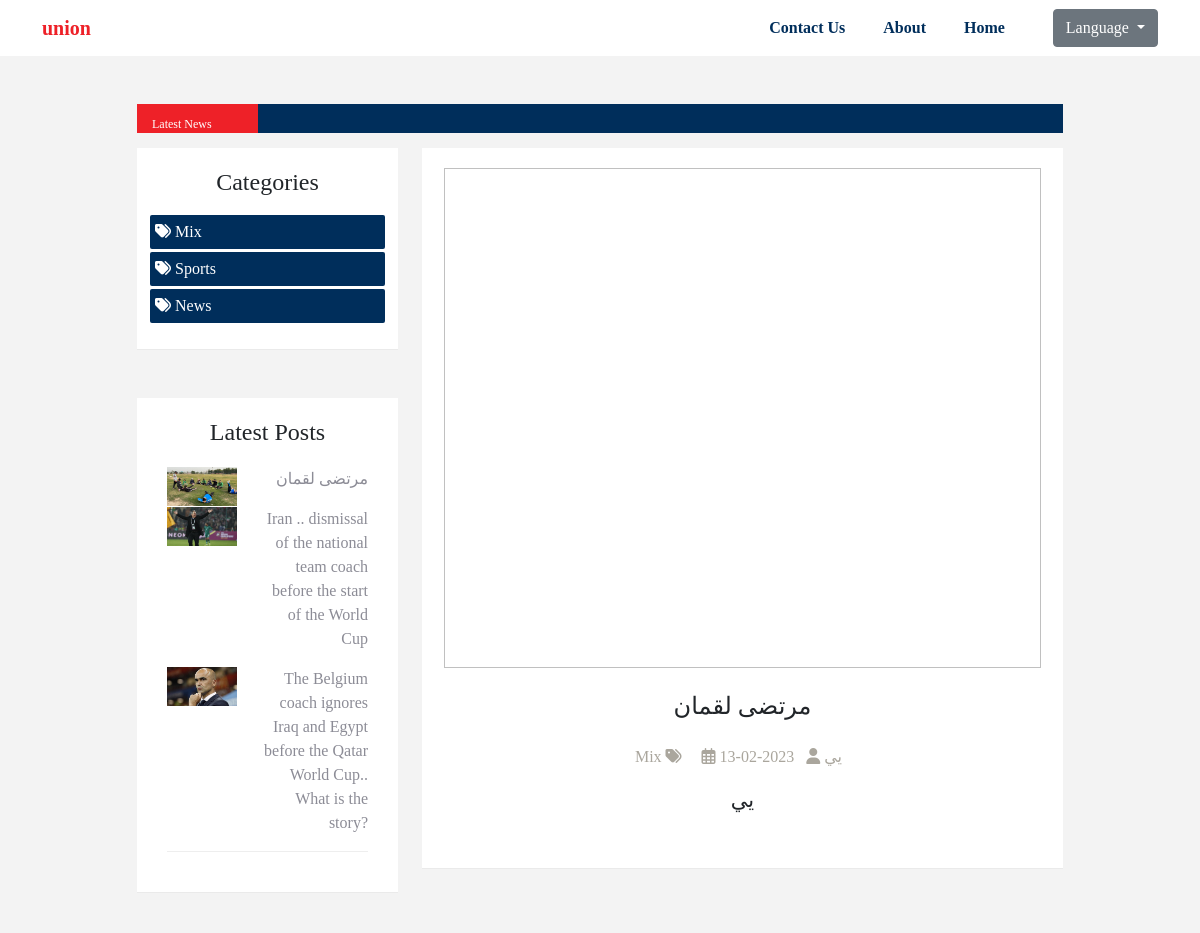
The page /details_post_en.php?id=157 on the database its author committed.
### tables this page shows
CREATE TABLE `catigories` (
  `id` int(11) NOT NULL,
  `catigoryName` varchar(100) NOT NULL,
  `catigoryName_en` varchar(100) NOT NULL,
  `catigoryDate` datetime NOT NULL DEFAULT current_timestamp()
);

CREATE TABLE `posts` (
  `id` int(11) NOT NULL,
  `postTitle` varchar(200) NOT NULL,
  `postTitle_en` varchar(200) NOT NULL,
  `postCat` varchar(100) NOT NULL,
  `postImage` varchar(200) NOT NULL,
  `postContent` longtext NOT NULL,
  `postContent_en` longtext NOT NULL,
  `postDate` date NOT NULL DEFAULT current_timestamp(),
  `postAuthor` varchar(200) NOT NULL,
  `postAuthor_en` varchar(200) NOT NULL,
  `status` tinyint(4) NOT NULL,
  `type` tinyint(1) NOT NULL
);

### details_post_en.php (the view, shortened to what this page needs)
<?php include 'inc/header.php' ?>
<?php include 'inc/nav_en.php' ?>
<?php
if (isset($_GET['id']) && !empty($_GET['id'])) {
    global $con;
    $id = $_GET['id'];
    $query = "SELECT * FROM posts where id = '$id'";
    $res = mysqli_query($con, $query);
    $count = mysqli_num_rows($res);
    if ($count > 0) {
        $row = mysqli_fetch_assoc($res);
    } else {
        header("location:index.php");
    }
} else {
    header("location:index.php");
}
?>
<div class="content mt-5">
    <div class="container">
        <div class="row ">
            <?php include 'inc/title_news_en.php' ?>
            <div class="col-md-1"></div>
            <?php include 'inc/asid_en.php' ?>
            <div class="col-md-7">
                <div class="post text-center" dir="ltr">
                    <div class="post-image">
                        <a href="">
                            <img class="lazy-load" data-src="./admin/img/<?php echo $row['postImage']; ?>" alt="">
                        </a>
                    </div>
                    <div class="post-title mt-4 mb-4">
                        <h4>
                            <a> <?php echo $row['postTitle_en'] ?></a>
                        </h4>
                    </div>
                    <div class="post-details">
                        <div class="post-info">
                            <span> <?php echo $row['postAuthor_en'] ?> <i class="fas fa-user"></i></span>
                            <span><?php echo $row['postDate'] ?> <i class="far fa-calendar-alt"></i></span>
                            <span>
                                <span><i class="fas fa-tags"></i>
                                    <?php
                                    $query_catigories = "SELECT * FROM catigories where id = '$row[postCat]' ORDER BY id DESC";
                                    $sql_catigories = mysqli_query($con, $query_catigories);
                                    $row_catigories = mysqli_fetch_assoc($sql_catigories);
                                    echo $row_catigories['catigoryName_en'];
                                    ?>
                                </span>
                        </div>
                    </div>
                    <div class="postContent p-3">
                        <?php echo $row['postContent_en'] ?>
                    </div>
                </div>
            </div>
        </div>
    </div>
</div>
<?php include 'inc/footer.php' ?>

### inc/asid_en.php
<div class="col-md-3 ">
    <div class="catagories mb-5">
        <h4>Categories</h4>
        <ul dir="ltr">
            <?php
            $query_catigories = "SELECT * FROM  catigories  ORDER BY id DESC";
            $sql_catigories = mysqli_query($con, $query_catigories);
            while ($row_catigories = mysqli_fetch_assoc($sql_catigories)) {
            ?>
                <li>
                    <a href="categories_post_en.php?categories=<?php echo $row_catigories['catigoryName_en']; ?>">
                        <span><i class="fas fa-tags"></i></span>
                        <span><?php echo $row_catigories['catigoryName_en']; ?></span>
                    </a>
                </li>
            <?php
            }
            ?>
        </ul>
    </div>
    <div class="last-posts" dir="ltr">
        <h4 class="text-center">Latest Posts</h4>
        <div class="posts">
            <div class="row">
                <?php
                $query = "SELECT * FROM posts where status ='1'  ORDER BY id DESC LIMIT 3";
                $sql_post = mysqli_query($con, $query);
                while ($row_post = mysqli_fetch_assoc($sql_post)) {
                ?>
                    <div class=" col-md-5 ">
                        <a href="details_post_en.php?id=<?php echo $row_post['id'] ?>">
                            <img src="./admin/img/<?php echo $row_post['postImage'] ?>" alt="">
                        </a>
                    </div>
                    <div class="col-md-7 ">
                        <a href="details_post_en.php?id=<?php echo $row_post['id'] ?>">
                            <p> <?php echo $row_post['postTitle_en'] ?></p>
                        </a>
                    </div>
                <?php
                }
                ?>
            </div>
        </div>
    </div>
</div>

### assets/css/style.css (style rules this page uses)
:root { --bg1-color: #121227; --bg2-color: #101024; --yellow-color:#f3bc17; --pargraph-color:#8c8c96; --main-color: #002e5b; --brand-color:#ee2128; }
a, a:hover { text-decoration: none; }
body { margin: 0; padding: 0; box-sizing: border-box; background-color: #f3f3f3 !important; font-family: 'Baloo Bhaijaan 2', cursive !important; }
.content .post { background-color: #FFF; padding: 20px 22px; border-bottom: 1px solid #EAEAEA; margin-bottom: 30px; transition: 0.3s ease; }
.post-image { width: 100%; }
.post-image img { width: 100%; height: 500px; }
.post .post-details .post-info { color: #aaa69d; font-weight: 500; direction: rtl; }
.post .post-details .post-info span { margin-right: 8px; }
.catagories { background-color: #FFF; border-bottom: 1px solid #EAEAEA; padding: 20px 10px; }
.catagories h4 { text-align: center; border-bottom: 1px solid var(--second-color); padding-bottom: 10px; }
.catagories ul { list-style: none; padding: 0; margin: 6px 3px; }
.catagories ul li { background-color: var(--main-color); margin-bottom: 3px; border-radius: 2px; padding: 5px; }
.catagories ul li a { color: #FFF; }
.last-posts { background-color: #FFF; border-bottom: 1px solid #EAEAEA; padding: 20px 10px; margin-bottom: 40px; }
.last-posts .posts { margin: 20px; border-bottom: 1px solid #eee; }
.last-posts .posts p { color: #8c8c96; text-align: right; }
.last-posts .posts img { width: 100%; }
.postContent { font-size: 21px; }
* { box-sizing: border-box; }
.container { position: relative; }
.row:after { content: ""; display: table; clear: both; }

### rows shown on the page
catigories: catigoryName_en "Mix"
catigories: catigoryName_en "Sports"
catigories: catigoryName_en "News"
posts: postImage (picture), postTitle_en "مرتضى لقمان", postAuthor_en "يي", postDate "2023-02-13", postContent_en "يي"
posts: postImage (picture), postTitle_en "Iran .. dismissal of the national team coach before the start of the World Cup"
posts: postImage (picture), postTitle_en "The Belgium coach ignores Iraq and Egypt before the Qatar World Cup.. What is the story?"
